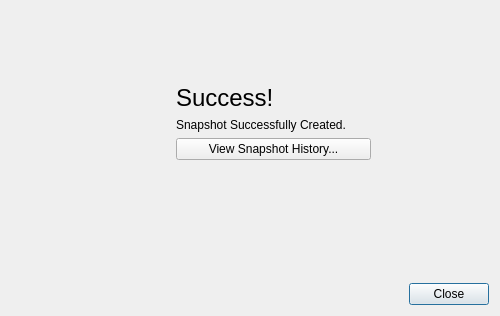
<?xml version="1.0" encoding="UTF-8"?>
<ui version="4.0">
 <class>SnapshotForm</class>
 <widget class="QWidget" name="SnapshotForm">
  <property name="geometry">
   <rect>
    <x>0</x>
    <y>0</y>
    <width>500</width>
    <height>316</height>
   </rect>
  </property>
  <property name="minimumSize">
   <size>
    <width>500</width>
    <height>0</height>
   </size>
  </property>
  <property name="focusPolicy">
   <enum>Qt::TabFocus</enum>
  </property>
  <property name="windowTitle">
   <string>Form</string>
  </property>
  <layout class="QVBoxLayout" name="verticalLayout" stretch="0">
   <item>
    <widget class="QStackedWidget" name="page_stack">
     <property name="currentIndex">
      <number>1</number>
     </property>
     <widget class="QWidget" name="snapshot_page">
      <layout class="QVBoxLayout" name="verticalLayout_2" stretch="0,0,0,0">
       <property name="margin">
        <number>0</number>
       </property>
       <item>
        <widget class="QFrame" name="header_frame">
         <property name="styleSheet">
          <string notr="true">#header_frame {
border-style: solid;
border-radius: 3;
border-width: 1;
border-color: rgb(32,32,32);
}</string>
         </property>
         <property name="frameShape">
          <enum>QFrame::StyledPanel</enum>
         </property>
         <property name="frameShadow">
          <enum>QFrame::Raised</enum>
         </property>
         <layout class="QHBoxLayout" name="horizontalLayout_2">
          <property name="margin">
           <number>0</number>
          </property>
          <item>
           <widget class="QLabel" name="label_2">
            <property name="minimumSize">
             <size>
              <width>80</width>
              <height>80</height>
             </size>
            </property>
            <property name="maximumSize">
             <size>
              <width>80</width>
              <height>80</height>
             </size>
            </property>
            <property name="text">
             <string/>
            </property>
            <property name="pixmap">
             <pixmap resource="resources.qrc">:/res/clock.png</pixmap>
            </property>
            <property name="scaledContents">
             <bool>true</bool>
            </property>
           </widget>
          </item>
          <item>
           <widget class="QLabel" name="label">
            <property name="text">
             <string>A Snapshot creates a quick backup of your current
scene that you can easily go back to later.</string>
            </property>
            <property name="wordWrap">
             <bool>true</bool>
            </property>
           </widget>
          </item>
         </layout>
        </widget>
       </item>
       <item>
        <layout class="QGridLayout" name="gridLayout_2" rowstretch="0,0" columnstretch="0,0">
         <property name="verticalSpacing">
          <number>4</number>
         </property>
         <item row="1" column="0">
          <widget class="QTextEdit" name="comment_edit">
           <property name="minimumSize">
            <size>
             <width>0</width>
             <height>0</height>
            </size>
           </property>
           <property name="maximumSize">
            <size>
             <width>16777215</width>
             <height>120</height>
            </size>
           </property>
           <property name="tabChangesFocus">
            <bool>true</bool>
           </property>
          </widget>
         </item>
         <item row="1" column="1">
          <widget class="QFrame" name="thumbnail_frame">
           <property name="minimumSize">
            <size>
             <width>200</width>
             <height>120</height>
            </size>
           </property>
           <property name="maximumSize">
            <size>
             <width>200</width>
             <height>120</height>
            </size>
           </property>
           <property name="styleSheet">
            <string notr="true">#thumbnail_frame {
border-style: solid;
border-color: rgb(32,32,32);
border-width: 1px;
border-radius: 3px;
background: rgb(117,117,117);
}</string>
           </property>
           <property name="frameShape">
            <enum>QFrame::StyledPanel</enum>
           </property>
           <property name="frameShadow">
            <enum>QFrame::Raised</enum>
           </property>
           <layout class="QHBoxLayout" name="horizontalLayout_3">
            <property name="margin">
             <number>0</number>
            </property>
            <item>
             <widget class="ThumbnailWidget" name="thumbnail_widget" native="true">
              <property name="minimumSize">
               <size>
                <width>0</width>
                <height>0</height>
               </size>
              </property>
              <property name="maximumSize">
               <size>
                <width>16777215</width>
                <height>16777215</height>
               </size>
              </property>
              <property name="focusPolicy">
               <enum>Qt::NoFocus</enum>
              </property>
              <property name="styleSheet">
               <string notr="true"/>
              </property>
             </widget>
            </item>
           </layout>
          </widget>
         </item>
         <item row="0" column="0">
          <widget class="QLabel" name="label_3">
           <property name="text">
            <string>Type in a Description:</string>
           </property>
           <property name="indent">
            <number>2</number>
           </property>
          </widget>
         </item>
         <item row="0" column="1">
          <widget class="QLabel" name="label_4">
           <property name="text">
            <string>Take a Screenshot:</string>
           </property>
           <property name="indent">
            <number>2</number>
           </property>
          </widget>
         </item>
        </layout>
       </item>
       <item>
        <spacer name="verticalSpacer">
         <property name="orientation">
          <enum>Qt::Vertical</enum>
         </property>
         <property name="sizeType">
          <enum>QSizePolicy::Expanding</enum>
         </property>
         <property name="sizeHint" stdset="0">
          <size>
           <width>20</width>
           <height>0</height>
          </size>
         </property>
        </spacer>
       </item>
       <item>
        <layout class="QHBoxLayout" name="horizontalLayout_5">
         <item>
          <spacer name="horizontalSpacer">
           <property name="orientation">
            <enum>Qt::Horizontal</enum>
           </property>
           <property name="sizeHint" stdset="0">
            <size>
             <width>40</width>
             <height>20</height>
            </size>
           </property>
          </spacer>
         </item>
         <item>
          <widget class="QPushButton" name="cancel_btn">
           <property name="minimumSize">
            <size>
             <width>90</width>
             <height>0</height>
            </size>
           </property>
           <property name="text">
            <string>Cancel</string>
           </property>
          </widget>
         </item>
         <item>
          <widget class="QPushButton" name="snapshot_btn">
           <property name="minimumSize">
            <size>
             <width>145</width>
             <height>0</height>
            </size>
           </property>
           <property name="text">
            <string>Create Snapshot</string>
           </property>
           <property name="default">
            <bool>true</bool>
           </property>
          </widget>
         </item>
        </layout>
       </item>
      </layout>
     </widget>
     <widget class="QWidget" name="status_page">
      <layout class="QVBoxLayout" name="verticalLayout_5">
       <property name="margin">
        <number>0</number>
       </property>
       <item>
        <spacer name="verticalSpacer_5">
         <property name="orientation">
          <enum>Qt::Vertical</enum>
         </property>
         <property name="sizeHint" stdset="0">
          <size>
           <width>20</width>
           <height>61</height>
          </size>
         </property>
        </spacer>
       </item>
       <item>
        <layout class="QHBoxLayout" name="horizontalLayout_8">
         <item>
          <spacer name="horizontalSpacer_4">
           <property name="orientation">
            <enum>Qt::Horizontal</enum>
           </property>
           <property name="sizeHint" stdset="0">
            <size>
             <width>40</width>
             <height>20</height>
            </size>
           </property>
          </spacer>
         </item>
         <item>
          <layout class="QVBoxLayout" name="verticalLayout_4">
           <item>
            <widget class="QLabel" name="status_icon">
             <property name="minimumSize">
              <size>
               <width>80</width>
               <height>80</height>
              </size>
             </property>
             <property name="maximumSize">
              <size>
               <width>80</width>
               <height>80</height>
              </size>
             </property>
             <property name="text">
              <string/>
             </property>
             <property name="pixmap">
              <pixmap resource="resources.qrc">:/res/success.png</pixmap>
             </property>
             <property name="scaledContents">
              <bool>true</bool>
             </property>
            </widget>
           </item>
           <item>
            <spacer name="verticalSpacer_3">
             <property name="orientation">
              <enum>Qt::Vertical</enum>
             </property>
             <property name="sizeHint" stdset="0">
              <size>
               <width>20</width>
               <height>40</height>
              </size>
             </property>
            </spacer>
           </item>
          </layout>
         </item>
         <item>
          <layout class="QVBoxLayout" name="verticalLayout_6" stretch="0,0,0,0">
           <property name="spacing">
            <number>-1</number>
           </property>
           <property name="leftMargin">
            <number>0</number>
           </property>
           <item>
            <widget class="QLabel" name="status_title">
             <property name="styleSheet">
              <string notr="true">#status_title {
font-size: 24px;
}</string>
             </property>
             <property name="text">
              <string>Success!</string>
             </property>
            </widget>
           </item>
           <item>
            <widget class="QLabel" name="status_details">
             <property name="text">
              <string>Snapshot Successfully Created.</string>
             </property>
             <property name="alignment">
              <set>Qt::AlignLeading|Qt::AlignLeft|Qt::AlignTop</set>
             </property>
             <property name="wordWrap">
              <bool>false</bool>
             </property>
             <property name="textInteractionFlags">
              <set>Qt::LinksAccessibleByMouse|Qt::TextSelectableByMouse</set>
             </property>
            </widget>
           </item>
           <item>
            <layout class="QHBoxLayout" name="horizontalLayout_7" stretch="0,1">
             <item>
              <widget class="QPushButton" name="history_btn">
               <property name="minimumSize">
                <size>
                 <width>195</width>
                 <height>0</height>
                </size>
               </property>
               <property name="text">
                <string>View Snapshot History...</string>
               </property>
              </widget>
             </item>
             <item>
              <spacer name="horizontalSpacer_2">
               <property name="orientation">
                <enum>Qt::Horizontal</enum>
               </property>
               <property name="sizeHint" stdset="0">
                <size>
                 <width>40</width>
                 <height>20</height>
                </size>
               </property>
              </spacer>
             </item>
            </layout>
           </item>
           <item>
            <spacer name="verticalSpacer_4">
             <property name="orientation">
              <enum>Qt::Vertical</enum>
             </property>
             <property name="sizeHint" stdset="0">
              <size>
               <width>20</width>
               <height>40</height>
              </size>
             </property>
            </spacer>
           </item>
          </layout>
         </item>
         <item>
          <spacer name="horizontalSpacer_5">
           <property name="orientation">
            <enum>Qt::Horizontal</enum>
           </property>
           <property name="sizeHint" stdset="0">
            <size>
             <width>40</width>
             <height>20</height>
            </size>
           </property>
          </spacer>
         </item>
        </layout>
       </item>
       <item>
        <spacer name="verticalSpacer_6">
         <property name="orientation">
          <enum>Qt::Vertical</enum>
         </property>
         <property name="sizeHint" stdset="0">
          <size>
           <width>20</width>
           <height>61</height>
          </size>
         </property>
        </spacer>
       </item>
       <item>
        <layout class="QHBoxLayout" name="horizontalLayout_6">
         <item>
          <spacer name="horizontalSpacer_3">
           <property name="orientation">
            <enum>Qt::Horizontal</enum>
           </property>
           <property name="sizeHint" stdset="0">
            <size>
             <width>40</width>
             <height>20</height>
            </size>
           </property>
          </spacer>
         </item>
         <item>
          <widget class="QPushButton" name="close_btn">
           <property name="minimumSize">
            <size>
             <width>80</width>
             <height>0</height>
            </size>
           </property>
           <property name="text">
            <string>Close</string>
           </property>
           <property name="default">
            <bool>true</bool>
           </property>
          </widget>
         </item>
        </layout>
       </item>
      </layout>
     </widget>
    </widget>
   </item>
  </layout>
 </widget>
 <customwidgets>
  <customwidget>
   <class>ThumbnailWidget</class>
   <extends>QWidget</extends>
   <header>..snapshot_form</header>
   <container>1</container>
  </customwidget>
 </customwidgets>
 <tabstops>
  <tabstop>comment_edit</tabstop>
  <tabstop>cancel_btn</tabstop>
  <tabstop>snapshot_btn</tabstop>
  <tabstop>close_btn</tabstop>
  <tabstop>history_btn</tabstop>
 </tabstops>
 <resources>
  <include location="resources.qrc"/>
  <include location="resources.qrc"/>
 </resources>
 <connections/>
</ui>
